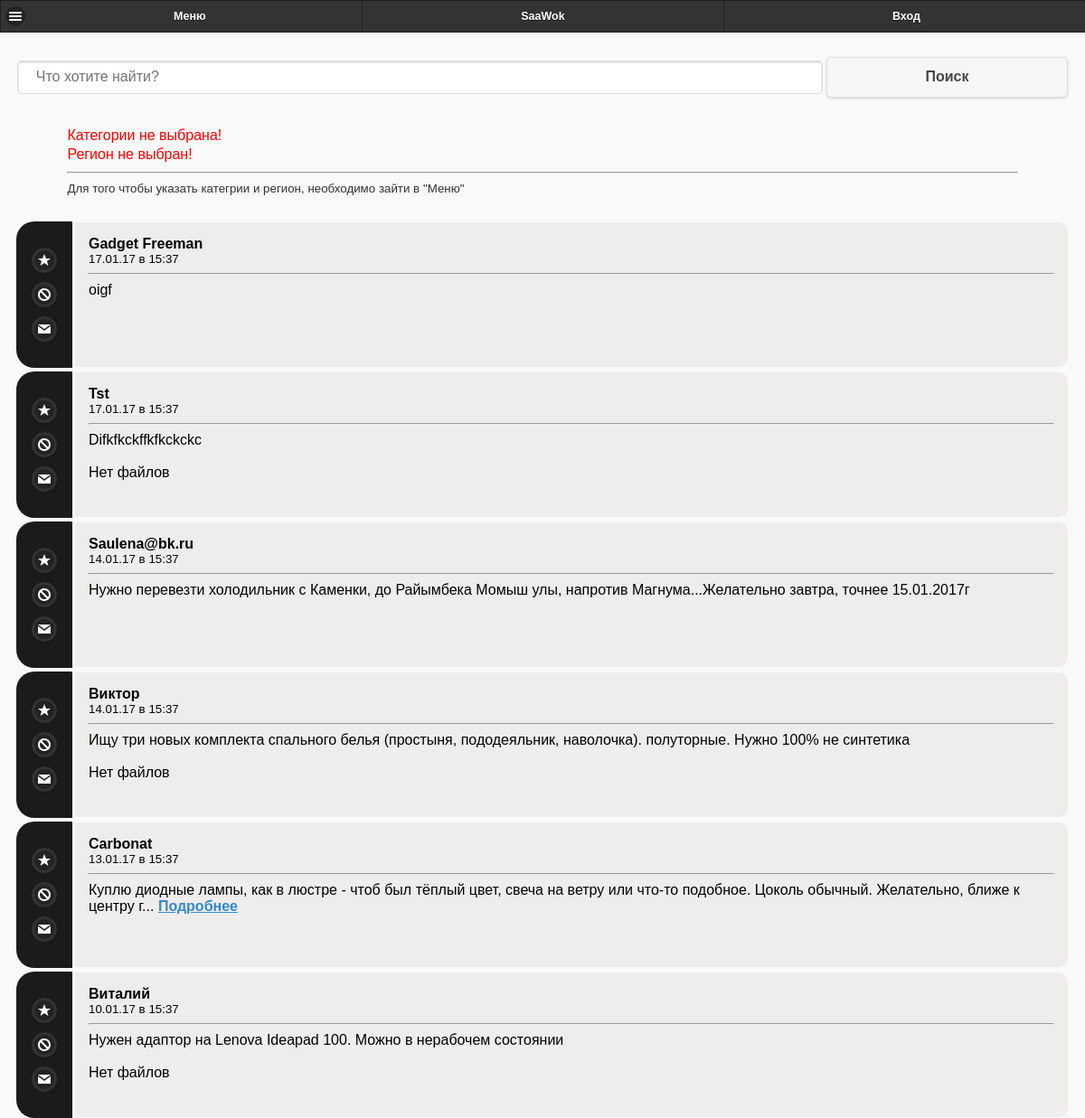
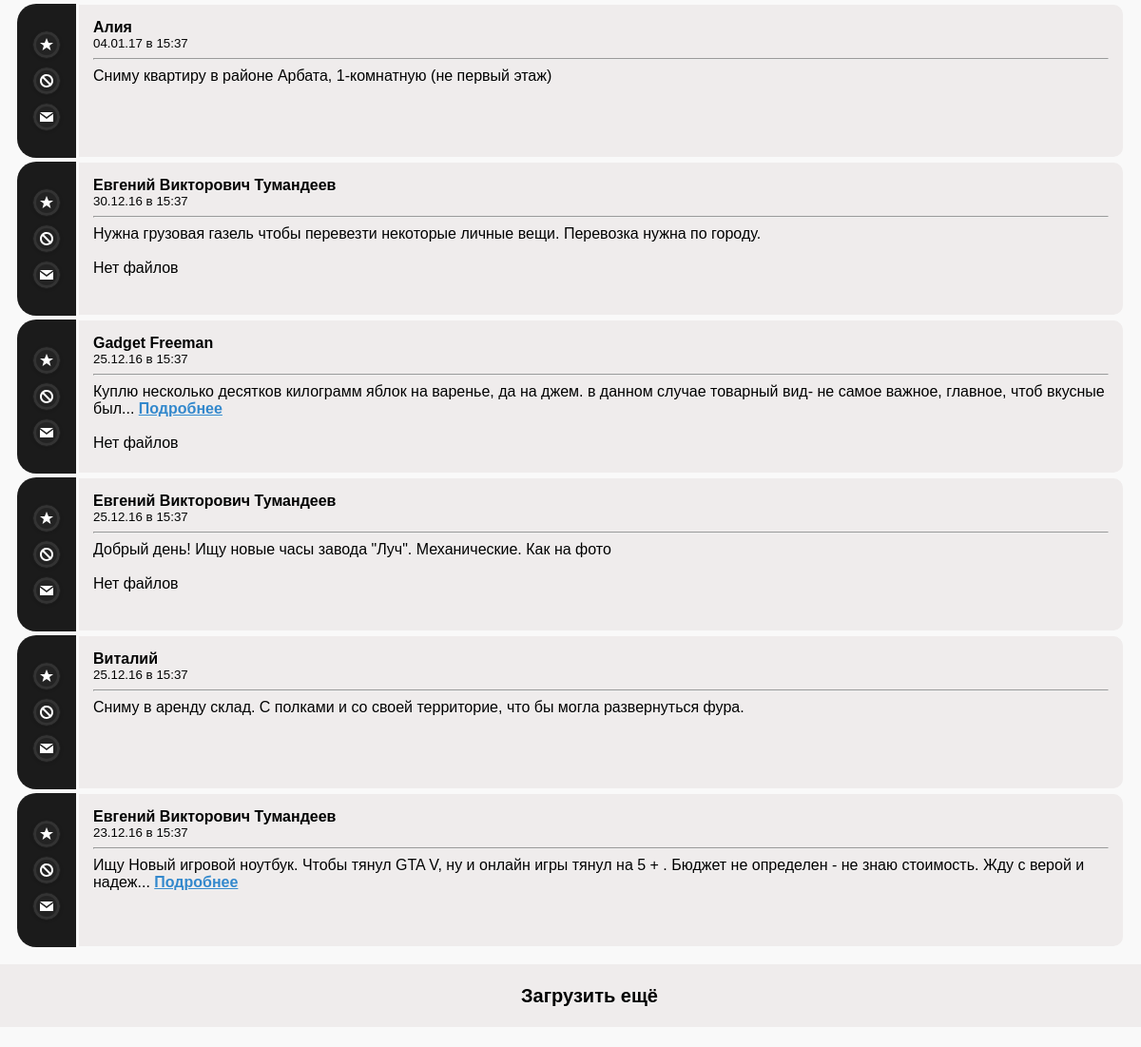
/mobile/, run on the app's committed database (2 pictures, top to bottom).
### tables this page shows
CREATE TABLE `ads` (
  `id` int(11) NOT NULL AUTO_INCREMENT,
  `date` text NOT NULL,
  `author` text NOT NULL,
  `type` int(11) NOT NULL,
  `cat1` text NOT NULL,
  `cat2` text NOT NULL,
  `cat3` text NOT NULL,
  `text` text NOT NULL,
  `region` text NOT NULL,
  `city` text NOT NULL,
  `status` text NOT NULL,
  `files` text NOT NULL,
  `comment` text NOT NULL,
  PRIMARY KEY (`id`)
);

CREATE TABLE `user` (
  `id` int(11) NOT NULL AUTO_INCREMENT,
  `date` int(11) NOT NULL,
  `name` text NOT NULL,
  `email` text NOT NULL,
  `phone` text NOT NULL,
  `region` text NOT NULL,
  `city` text NOT NULL,
  `pass` text NOT NULL,
  `status` int(11) NOT NULL,
  `mail_status` int(11) NOT NULL,
  PRIMARY KEY (`id`)
);

### mobile/ads.php (the view, shortened to what this page needs)
<?php
$sqls=$type.$cat1.$cat2.$cat3.$sql_date.$sql_region.$sql_city;
$ads= $db->db_select("ads","WHERE status=2 ".$sqls." ".$back_ads_sql." order by id desc LIMIT 12");
$ads_count=count($ads);
for($i=0;$i<$ads_count; $i++){
$ads_count=count($ads);
for($i=0;$i<$ads_count;$i++){
$get_date= date("d.m.y",$ads[$i]['date']);
if($get_date<>date("d.m.y", mktime(0, 0, 0, date('m'), date('d') - 1, date('Y'))) AND $get_date<>date("d.m.y", mktime(0, 0, 0, date('m'), date('d'), date('Y')))){
	$date=$get_date;
}
$time=date("H:i");
	if($_COOKIE['id']==$ads[$i]['author']){
			$author= "<font color='red'>Это ваше объявление!</font>";
		}else{
			$author=$db->get_user_by_id($ads[$i]['author']);
		}
?>
<table>
    <tr>
        <td style='background-color:#1b1b1b; border-radius:20px 0px 0px 20px;'>
<div style=' padding:15px; border-radius:10  px 0px 0px 10px;' >
<a href="#" id='<?php echo "fav".$ads[$i]['id']; ?>' class="ui-btn ui-btn-b ui-shadow ui-corner-all ui-icon-star ui-btn-icon-notext ">fav</a>
<a href="#" id='<?php echo "hide_ob".$ads[$i]['id']; ?>' class="ui-btn ui-btn-b ui-shadow ui-corner-all ui-icon-forbidden ui-btn-icon-notext">del</a>
<a href="<?php echo "cabinet/massages.php?to=".$ads[$i]['author']."&ads=".$ads[$i]['id']; ?>" class="ui-btn ui-btn-b ui-shadow ui-corner-all ui-icon-mail ui-btn-icon-notext">mas</a>
</div>
    </td>
        <td style='width:100%; '>
        <div class='ob'>
           <b><?php echo $author; ?></b>
            <br>
            <small><?php echo $date." в ".$time ?></small>
            <hr>
			<div class="content"><?php echo $ads[$i]['text']; ?></div>
		   <br>
			<?php
			if($ads[$i]['files']<>""){$db->get_files_public_mob("../uploads/".$ads[$i]['author']."/".$ads[$i]['files']."/","");}
			?>
        </div>
        </td>
    </tr>
</table>
<?php
	}
}
?>

### classes/db.php (shortened to what this page needs)
<?php
class Database{
	public function db_connect(){
		$this->conn = mysqli_connect(HOST, USER_NAME, USER_PASS, DB_NAME);
	}
	public function db_select($table_name,$sql_param){
		$conn= $this->conn;
		$sql = "SELECT * FROM ".$table_name." ".$sql_param;
		$result = mysqli_query($conn, $sql);
		if (mysqli_num_rows($result) > 0) {
			while($row = mysqli_fetch_assoc($result)) {
				$rows[]=$row;
			}
		}
		return $rows;
	}
		public function get_user_by_id($id){
		$conn= $this->conn;
		$sql = "SELECT * FROM user WHERE id='$id'";
		$result = mysqli_query($conn, $sql);
		if (mysqli_num_rows($result) > 0) {
			while($row = mysqli_fetch_assoc($result)) {
				$rows=$row['name'];
			}
		}
		return $rows;
		}
		public function get_files_public_mob($dirr,$ads_id) {
			if(file_exists($dirr)){
			$dir= scandir($dirr);
			$dir_count=count($dir);
			for($i=2;$i<$dir_count;$i++){
				echo "
				<a href='#'>
				  <img  src='".$dirr."".$dir[$i]."' height='40em' >
				</a>
				";
			}
		}else{
			echo "Нет файлов";
		}
	}
}
?>

### mobile/css/style.css (style rules this page uses)
.ob { padding:15px; background-color:#EFECEC; border-radius:0px 10px 10px 0px; min-height:130px; color:black; }

### data on the page
ads: author.name "Gadget Freeman", date "17.01.17", time "15:37", text "oigf"
ads: author.name "Tst", date "17.01.17", time "15:37", text "Difkfkckffkfkckckc", files "Нет файлов"
ads: author.name "Saulena@bk.ru", date "14.01.17", time "15:37", text "Нужно перевезти холодильник с Каменки, до Райымбека Момыш улы, напротив Магнума...Желательно завтра, точнее 15.01.2017г"
ads: author.name "Виктор", date "14.01.17", time "15:37", text "Ищу три новых комплекта спального белья (простыня, пододеяльник, наволочка). полуторные. Нужно 100% не синтетика", files "Нет файлов"
ads: author.name "Carbonat", date "13.01.17", time "15:37", text "Куплю диодные лампы, как в люстре - чтоб был тёплый цвет, свеча на ветру или что-то подобное. Цоколь обычный. Желательно, ближе к центру г"
ads: author.name "Виталий", date "10.01.17", time "15:37", text "Нужен адаптор на Lenova Ideapad 100. Можно в нерабочем состоянии", files "Нет файлов"
ads: author.name "Алия", date "04.01.17", time "15:37", text "Сниму квартиру в районе Арбата, 1-комнатную (не первый этаж)"
ads: author.name "Евгений Викторович Тумандеев", date "30.12.16", time "15:37", text "Нужна грузовая газель чтобы перевезти некоторые личные вещи. Перевозка нужна по городу.", files "Нет файлов"
ads: author.name "Gadget Freeman", date "25.12.16", time "15:37", text "Куплю несколько десятков килограмм яблок на варенье, да на джем. в данном случае товарный вид- не самое важное, главное, чтоб вкусные был", files "Нет файлов"
ads: author.name "Евгений Викторович Тумандеев", date "25.12.16", time "15:37", text "Добрый день! Ищу новые часы завода \"Луч\". Механические. Как на фото", files "Нет файлов"
ads: author.name "Виталий", date "25.12.16", time "15:37", text "Сниму в аренду склад. С полками и со своей территорие, что бы могла развернуться фура."
ads: author.name "Евгений Викторович Тумандеев", date "23.12.16", time "15:37", text "Ищу Новый игровой ноутбук. Чтобы тянул GTA V, ну и онлайн игры тянул на 5 + . Бюджет не определен - не знаю стоимость. Жду с верой и надеж"
